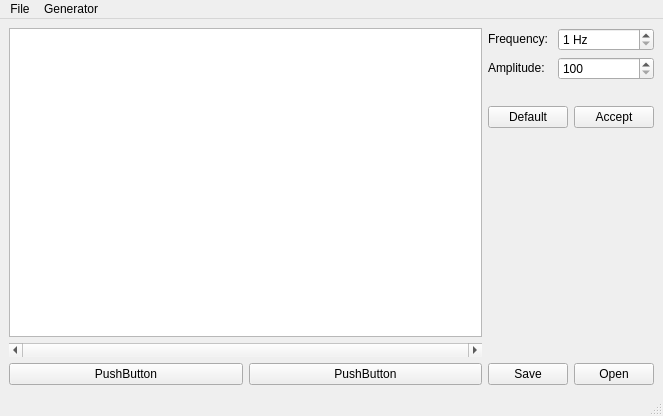
<?xml version="1.0" encoding="UTF-8"?>
<ui version="4.0">
 <class>SinWaveGenerator</class>
 <widget class="QMainWindow" name="SinWaveGenerator">
  <property name="geometry">
   <rect>
    <x>0</x>
    <y>0</y>
    <width>663</width>
    <height>416</height>
   </rect>
  </property>
  <property name="windowTitle">
   <string>SinWave Generator</string>
  </property>
  <property name="iconSize">
   <size>
    <width>32</width>
    <height>32</height>
   </size>
  </property>
  <property name="toolButtonStyle">
   <enum>Qt::ToolButtonFollowStyle</enum>
  </property>
  <widget class="QWidget" name="centralwidget">
   <layout class="QGridLayout" name="gridLayout_3">
    <item row="0" column="0" rowspan="2">
     <layout class="QGridLayout" name="gridLayout_2">
      <item row="2" column="0">
       <layout class="QHBoxLayout" name="horizontalLayout">
        <item>
         <widget class="QPushButton" name="pushButton">
          <property name="text">
           <string>PushButton</string>
          </property>
         </widget>
        </item>
        <item>
         <widget class="QPushButton" name="pushButton_2">
          <property name="text">
           <string>PushButton</string>
          </property>
         </widget>
        </item>
       </layout>
      </item>
      <item row="0" column="0">
       <widget class="QGraphicsView" name="sinView"/>
      </item>
      <item row="1" column="0">
       <layout class="QVBoxLayout" name="verticalLayout">
        <item>
         <widget class="QScrollBar" name="horizontalScrollBar">
          <property name="maximum">
           <number>0</number>
          </property>
          <property name="orientation">
           <enum>Qt::Horizontal</enum>
          </property>
         </widget>
        </item>
       </layout>
      </item>
     </layout>
    </item>
    <item row="0" column="1">
     <layout class="QVBoxLayout" name="verticalLayout_2">
      <item>
       <layout class="QHBoxLayout" name="horizontalLayout_3">
        <property name="sizeConstraint">
         <enum>QLayout::SetFixedSize</enum>
        </property>
        <item>
         <widget class="QLabel" name="freqLabel">
          <property name="sizePolicy">
           <sizepolicy hsizetype="Fixed" vsizetype="Fixed">
            <horstretch>0</horstretch>
            <verstretch>0</verstretch>
           </sizepolicy>
          </property>
          <property name="text">
           <string>Frequency: </string>
          </property>
         </widget>
        </item>
        <item>
         <widget class="QSpinBox" name="freqValue">
          <property name="suffix">
           <string> Hz</string>
          </property>
          <property name="prefix">
           <string/>
          </property>
          <property name="minimum">
           <number>1</number>
          </property>
          <property name="maximum">
           <number>100</number>
          </property>
          <property name="displayIntegerBase">
           <number>10</number>
          </property>
         </widget>
        </item>
       </layout>
      </item>
      <item>
       <layout class="QHBoxLayout" name="horizontalLayout_4">
        <item>
         <widget class="QLabel" name="ampLabel">
          <property name="sizePolicy">
           <sizepolicy hsizetype="Fixed" vsizetype="Fixed">
            <horstretch>0</horstretch>
            <verstretch>0</verstretch>
           </sizepolicy>
          </property>
          <property name="text">
           <string>Amplitude:  </string>
          </property>
         </widget>
        </item>
        <item>
         <widget class="QSpinBox" name="ampValue">
          <property name="suffix">
           <string/>
          </property>
          <property name="minimum">
           <number>100</number>
          </property>
          <property name="maximum">
           <number>10000</number>
          </property>
          <property name="stepType">
           <enum>QAbstractSpinBox::DefaultStepType</enum>
          </property>
         </widget>
        </item>
       </layout>
      </item>
      <item>
       <spacer name="verticalSpacer">
        <property name="orientation">
         <enum>Qt::Vertical</enum>
        </property>
        <property name="sizeType">
         <enum>QSizePolicy::Fixed</enum>
        </property>
        <property name="sizeHint" stdset="0">
         <size>
          <width>20</width>
          <height>20</height>
         </size>
        </property>
       </spacer>
      </item>
      <item>
       <layout class="QHBoxLayout" name="horizontalLayout_5">
        <item>
         <widget class="QPushButton" name="DefaultButton">
          <property name="text">
           <string>Default</string>
          </property>
         </widget>
        </item>
        <item>
         <widget class="QPushButton" name="AcceptButton">
          <property name="text">
           <string>Accept</string>
          </property>
         </widget>
        </item>
       </layout>
      </item>
     </layout>
    </item>
    <item row="1" column="1">
     <layout class="QVBoxLayout" name="verticalLayout_3">
      <item>
       <spacer name="verticalSpacer_2">
        <property name="orientation">
         <enum>Qt::Vertical</enum>
        </property>
        <property name="sizeHint" stdset="0">
         <size>
          <width>20</width>
          <height>40</height>
         </size>
        </property>
       </spacer>
      </item>
      <item>
       <layout class="QGridLayout" name="gridLayout">
        <property name="spacing">
         <number>0</number>
        </property>
        <item row="0" column="0">
         <widget class="QPushButton" name="switchButton">
          <property name="sizePolicy">
           <sizepolicy hsizetype="Preferred" vsizetype="Preferred">
            <horstretch>0</horstretch>
            <verstretch>0</verstretch>
           </sizepolicy>
          </property>
          <property name="styleSheet">
           <string notr="true">QPushButton
{
	width: 90px;
	min-width: 64px;
	max-width: 86px;
	height: 90px;
	min-height: 64px;
	max-height: 86px;
	border-radius: 45px;
	margin: 3px;

}

QPushButton:hover 
{
	border: 2px solid green;
}

QPushButton:checked:hover
{
	border: 2px solid red;
}</string>
          </property>
          <property name="text">
           <string/>
          </property>
          <property name="icon">
           <iconset resource="icons.qrc">
            <normaloff>:/icons/start.png</normaloff>:/icons/start.png</iconset>
          </property>
          <property name="iconSize">
           <size>
            <width>86</width>
            <height>86</height>
           </size>
          </property>
          <property name="checkable">
           <bool>true</bool>
          </property>
          <property name="checked">
           <bool>false</bool>
          </property>
          <property name="autoRepeat">
           <bool>false</bool>
          </property>
          <property name="default">
           <bool>false</bool>
          </property>
          <property name="flat">
           <bool>true</bool>
          </property>
         </widget>
        </item>
       </layout>
      </item>
      <item>
       <spacer name="verticalSpacer_3">
        <property name="orientation">
         <enum>Qt::Vertical</enum>
        </property>
        <property name="sizeHint" stdset="0">
         <size>
          <width>20</width>
          <height>40</height>
         </size>
        </property>
       </spacer>
      </item>
      <item>
       <layout class="QHBoxLayout" name="horizontalLayout_2">
        <item>
         <widget class="QPushButton" name="saveButton">
          <property name="text">
           <string>Save</string>
          </property>
         </widget>
        </item>
        <item>
         <widget class="QPushButton" name="openButton">
          <property name="text">
           <string>Open</string>
          </property>
         </widget>
        </item>
       </layout>
      </item>
     </layout>
    </item>
   </layout>
  </widget>
  <widget class="QMenuBar" name="menubar">
   <property name="geometry">
    <rect>
     <x>0</x>
     <y>0</y>
     <width>663</width>
     <height>20</height>
    </rect>
   </property>
   <widget class="QMenu" name="menuFile">
    <property name="title">
     <string>File</string>
    </property>
    <addaction name="actionSave"/>
    <addaction name="actionLoad"/>
   </widget>
   <widget class="QMenu" name="menuGenerator">
    <property name="title">
     <string>Generator</string>
    </property>
    <addaction name="separator"/>
    <addaction name="actionStart"/>
    <addaction name="actionSto"/>
   </widget>
   <addaction name="menuFile"/>
   <addaction name="menuGenerator"/>
  </widget>
  <widget class="QStatusBar" name="statusbar"/>
  <action name="actionSave">
   <property name="text">
    <string>Save</string>
   </property>
  </action>
  <action name="actionLoad">
   <property name="text">
    <string>Load</string>
   </property>
  </action>
  <action name="actionStart">
   <property name="text">
    <string>Start</string>
   </property>
  </action>
  <action name="actionSto">
   <property name="text">
    <string>Stop</string>
   </property>
  </action>
 </widget>
 <resources>
  <include location="icons.qrc"/>
 </resources>
 <connections/>
</ui>
